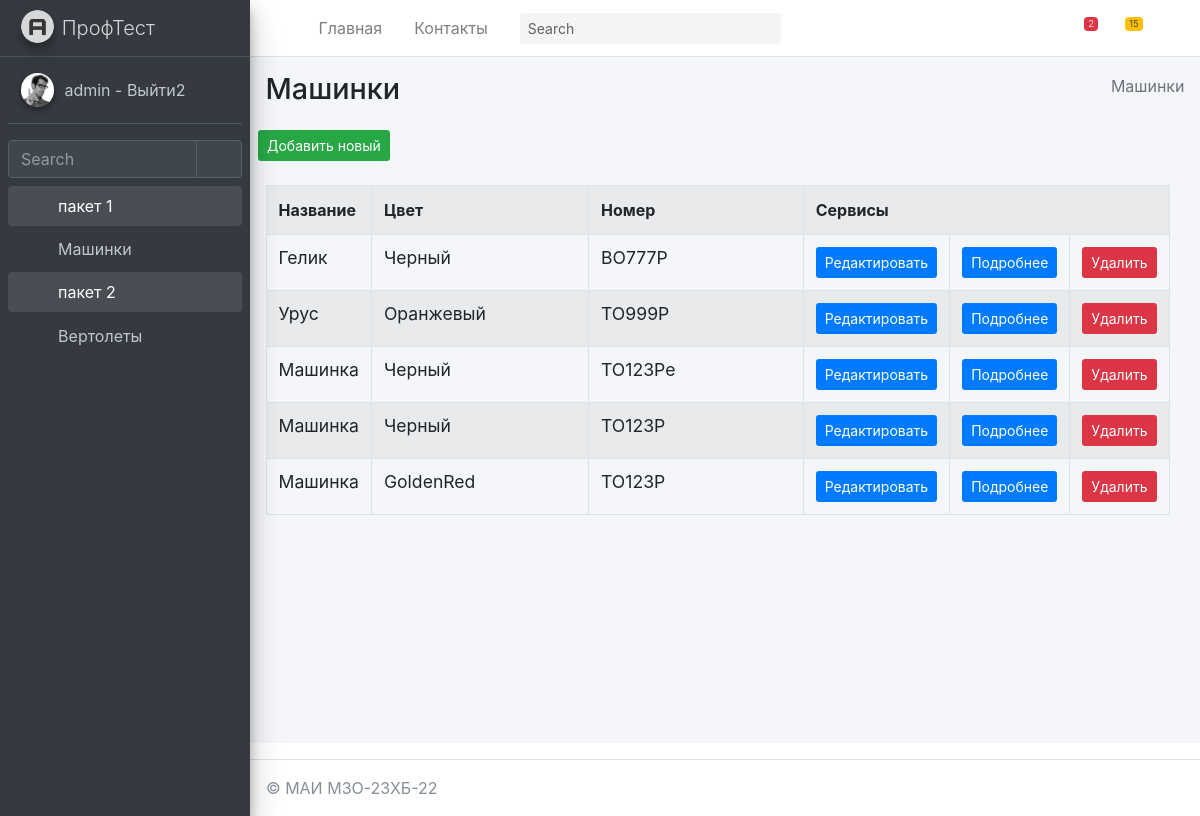
Screenshot of /car/mycar/ (signed in) with the database file from the repository.
### mysite/car/models.py (models this page shows, shortened)
class Forlog(models.Model):
    created_at = models.DateTimeField(auto_now_add=True,  verbose_name='Создано')
    updated_at = models.DateTimeField(auto_now=True, verbose_name='Обновлено')
    edesc = models.TextField(blank=True, null=True, verbose_name='Комментарий')
    erem = models.BooleanField(default=False, verbose_name='Удалить?')
    class Meta:
        abstract = True

class MyCar(Forlog):
    name = models.CharField(max_length=255, blank=False, null= False, default="Машинка", verbose_name="Название")
    color = models.CharField(max_length=255, blank=False, null = False, default="Черный", verbose_name="Цвет")
    nomb = models.CharField(max_length=255, blank=False, null = False, default="TO123P", verbose_name="Номер")
    class Meta:
        verbose_name = 'Машинка'
        verbose_name_plural = 'Машинки'
        ordering = ['id']

### mysite/car/views.py (the view)
# urls.py: path('mycar/', MyCarView.as_view(), name='MyCar'),
@method_decorator(login_required(login_url='/login/'), name='dispatch')
class MyCarView(ListView):
	model = MyCar
	context_object_name = 'mycar_list'
	success_url = reverse_lazy('car: MyCar')
	paginate_by = item_for_page
	def get_context_data(self, *, object_list=None, **kwargs):
		context = super(MyCarView,self).get_context_data(**kwargs)
		context['sometry'] = self.model._meta.verbose_name_plural
		context['col1name'] = self.model._meta.get_field("name").verbose_name
		context['col2name'] = self.model._meta.get_field("color").verbose_name
		context['col3name'] = self.model._meta.get_field("nomb").verbose_name
		context['collastname'] = 'Cервисы'
		return context

### mysite/car/templates/car/mycar_list.html (shortened to what this page needs)
{% extends "car/base.html" %}
{% block content %}
{% load car_tags %}
<div class="content-wrapper">
    {% block sidebar %}
    {% include 'car/includes/_breadcrumb.html' %}
    {% endblock %}
    <section class="content">
        <button class="btn bg-success btn-sm">
            <a href="{% url 'car:MyCarCreate' %}" class=''>
                Добавить новый
            </a>
        </button>
        <br><br>
        <div class="container-fluid row">
            <div class="col-md-12">
                <table class="table table-striped table-bordered ">
                    <tr>
                        <th class="w-10">{{ col1name }}</th>
                        <th class="w-25">{{ col2name }}</th>
                        <th class="w-25">{{ col3name }}</th>
                        <th colspan="3">Сервисы</th>
                    </tr>
                    {% for item in mycar_list %}
                    <tr>
                        <td>
                            <h5 class="card-title">
                                {{ item.name }}
                            </h5>
                        </td>
                        <td>
                            <h5 class="card-title">
                                {{ item.color }}
                            </h5>
                        </td>
                        <td>
                            <h5 class="card-title">
                                {{ item.nomb }}
                            </h5>
                        </td>
                        <td>
                            <button class="btn bg-primary  btn-sm">
                                <a href="{% url 'car:MyCarUpdate' item.pk %}">Редактировать</a>
                            </button>
                        </td>
                        <td>
                            <button class="btn bg-primary  btn-sm">
                                <a href="{% url 'car:MyCarDetail' item.pk %}">Подробнее</a>
                            </button>
                        </td>
                        <td>
                            <button class="btn bg-danger  btn-sm" >
                                <a href="{% url 'car:MyCarDelete' item.pk %}">Удалить</a>
                            </button>
                        </td>
                    </tr>
                    {% endfor %}
                </table>
            </div>
        </div>
    </section>
</div>
{% endblock %}

### mysite/car/templates/car/base.html (shortened to what this page needs)
{% extends "layouts/base.html" %}
{% load static %}
{% block body_class %} sidebar-mini {% endblock body_class %}
{% block stylesheets %}
    <link rel="stylesheet" href="{{ ASSETS_ROOT }}/plugins/fontawesome-free/css/all.min.css">
    <link rel="stylesheet" href="{{ ASSETS_ROOT }}/css/adminlte.min.css">
{% endblock stylesheets %}

### mysite/templates/layouts/base.html (shortened to what this page needs)
<!DOCTYPE html>
<html lang="ru">
<head>
    {% block stylesheets %}
    {% endblock stylesheets %}
</head>
<body class="hold-transition {% block body_class %}{% endblock body_class %}">
<div class="wrapper">
    {% include 'includes/navigation.html' %}
    {% include 'includes/full_sidebar.html' %}
    {% block content %}{% endblock content %}
    {% include 'includes/footer.html' %}
</div>
</body>
</html>

### mysite/templates/includes/navigation.html (shortened to what this page needs)
<nav class="main-header navbar navbar-expand navbar-white navbar-light">
    <ul class="navbar-nav">
        <li class="nav-item">
            <a class="nav-link" data-widget="pushmenu" href="#" role="button"><i class="fas fa-bars"></i></a>
        </li>
        <li class="nav-item d-none d-sm-inline-block">
            <a href="/" class="nav-link">Главная</a>
        </li>
        <li class="nav-item d-none d-sm-inline-block">
            <a href="#" class="nav-link">Контакты</a>
        </li>
    </ul>
    <form class="form-inline ml-3">
        <div class="input-group input-group-sm">
            <input class="form-control form-control-navbar" type="search" placeholder="Search" aria-label="Search">
            <div class="input-group-append">
                <button class="btn btn-navbar" type="submit">
                    <i class="fas fa-search"></i>
                </button>
            </div>
        </div>
    </form>
    <ul class="navbar-nav ml-auto">
        <li class="nav-item dropdown">
            <a class="nav-link" data-toggle="dropdown" href="#">
                <i class="far fa-comments"></i>
                <span class="badge badge-danger navbar-badge">2</span>
            </a>
        </li>
        <li class="nav-item dropdown">
            <a class="nav-link" data-toggle="dropdown" href="#">
                <span class="badge badge-warning navbar-badge">15</span>
            </a>
        </li>
        <li class="nav-item">
            <a class="nav-link" data-widget="control-sidebar" data-slide="true" href="#" role="button">
                <i class="fas fa-th-large"></i>
            </a>
        </li>
    </ul>
</nav>

### mysite/templates/includes/full_sidebar.html
<aside class="main-sidebar sidebar-dark-primary elevation-4">
    <a href="/" class="brand-link">
        <img src="{{ ASSETS_ROOT }}/img/AdminLTELogo.png" alt="AdminLTE Logo" class="brand-image img-circle elevation-3"
             style="opacity: .8">
        <span class="brand-text font-weight-light">ПрофТест</span>
    </a>
    <div class="sidebar">
        <div class="user-panel mt-3 pb-3 mb-3 d-flex">
            <div class="image">
                <img src="{{ ASSETS_ROOT }}/img/user2-160x160.jpg" class="img-circle elevation-2" alt="User Image">
            </div>
            <div class="info">
                <a href="{% url 'logout' %}" class="d-block">
                    {{ request.user.username }} - Выйти2
                </a>
            </div>
        </div>
        <div class="form-inline">
            <div class="input-group" data-widget="sidebar-search">
                <input class="form-control form-control-sidebar" type="search" placeholder="Search" aria-label="Search">
                <div class="input-group-append">
                    <button class="btn btn-sidebar">
                        <i class="fas fa-search fa-fw"></i>
                    </button>
                </div>
            </div>
        </div>
        <nav class="mt-2">
            <ul class="nav nav-pills nav-sidebar flex-column" data-widget="treeview" role="menu" data-accordion="false">
                {% for item1 in SIDEBAR %}
                    <li class="nav-item {% if 'children' in item1 %} has-treeview menu-is-opening menu-open {% endif %}">
                    <a href="{% if 'children' in item1 %}#{% else %}{{ item1.url }}{% endif %}" class="nav-link">
                        <i class="nav-icon fas fa-circle {{ item1.color }}"></i>
                        <p>
                            {{ item1.name }}
                            {% if 'children' in item1 %}<i class="right fas fa-angle-left"></i>{% endif %}
                        </p>
                    </a>
                    <ul class="nav nav-treeview">
                    {% if 'children' in item1 %}
                        {% for item2 in item1.children %}
                            <li class="nav-item">
                                <a href="{{ item2.url }}" class="nav-link">
                                    <i class="far fa-circle nav-icon"></i>
                                    <p>{{ item2.name }}</p>
                                </a>
                            </li>
                        {% endfor %}
                    {% endif %}
                    </ul>
                    </li>
                {% endfor %}
            </ul>
        </nav>
    </div>
</aside>

### mysite/car/templates/car/includes/_breadcrumb.html
<section class="content-header">
    <div class="container-fluid">
        <div class="row mb-2">
            <div class="col-sm-6">
                <h1>{% block title1 %}{{ sometry }} {% endblock %}</h1>
            </div>
            <div class="col-sm-6">
                <ol class="breadcrumb float-sm-right">
                    <li class="breadcrumb-item active">{{ sometry }} </li>
                </ol>
            </div>
        </div>
    </div>
</section>

### mysite/templates/includes/footer.html
  <footer class="main-footer">
    &copy; МАИ М3О-23ХБ-22
  </footer>

### rows the page displays
MyCar: name "Гелик", color "Черный", nomb "BO777P"
MyCar: name "Урус", color "Оранжевый", nomb "TO999P"
MyCar: name "Машинка", color "Черный", nomb "TO123Pe"
MyCar: name "Машинка", color "Черный", nomb "TO123P"
MyCar: name "Машинка", color "GoldenRed", nomb "TO123P"

### other values shown
{{ request.user.username }} "admin"
{{ item1.name }} "пакет 1" "пакет 2"
{{ item2.name }} "Машинки" "Вертолеты"
{{ sometry }} "Машинки"
{{ col1name }} "Название"
{{ col2name }} "Цвет"
{{ col3name }} "Номер"
